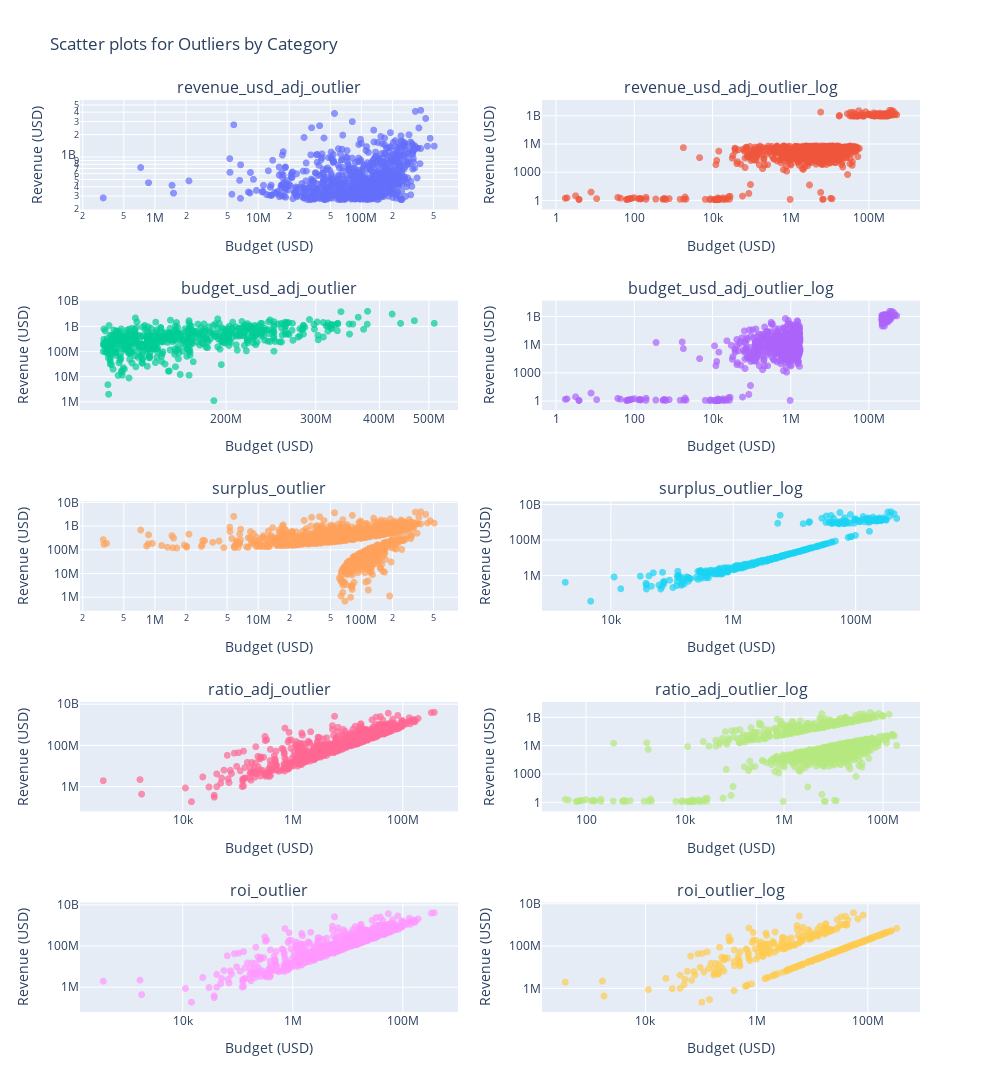

The cell this chart's notebook holds for it:
### Code cell
outlier_features = ['revenue_usd_adj_outlier', 'revenue_usd_adj_outlier_log',
                    'budget_usd_adj_outlier', 'budget_usd_adj_outlier_log',
                    'surplus_outlier', 'surplus_outlier_log',
                    'ratio_adj_outlier', 'ratio_adj_outlier_log',
                    'roi_outlier', 'roi_outlier_log']
# Create subplots
fig = make_subplots(rows=5, cols=2, subplot_titles=outlier_features)

# Adding scatter plots to the respective subplot
for i, feature in enumerate(outlier_features):
    row = i // 2 + 1
    col = i % 2 + 1
    filtered_data = movie[movie[feature]]  # Filter data for outliers
    fig.add_trace(
        go.Scattergl(x=filtered_data['budget_usd_adj'], y=filtered_data['revenue_usd_adj'],
                     mode='markers', name=feature,
                     marker=dict(size=7, opacity=0.7)),
        row=row, col=col
    )

# Update axes and layout
fig.update_xaxes(type='log', title_text='Budget (USD)')
fig.update_yaxes(type='log', title_text='Revenue (USD)')
fig.update_layout(height=1500, width=1000, title_text="Scatter plots for Outliers by Category", showlegend=False)

# Show plot
fig.show()

### Figure 1 — Plotly figure (JSON) as saved in the notebook; plotly's stock layout.template omitted (floating-point values rounded to 4 significant figures; data arrays with more than 128 entries replaced by an {"elided": "..."} marker saying what was removed)
{"data": [{"marker": {"opacity": 0.7, "size": 7}, "mode": "markers", "name": "revenue_usd_adj_outlier", "type": "scattergl", "x": {"elided": "838 float values"}, "xaxis": "x", "y": {"elided": "838 float values"}, "yaxis": "y"}, {"marker": {"opacity": 0.7, "size": 7}, "mode": "markers", "name": "revenue_usd_adj_outlier_log", "type": "scattergl", "x": {"elided": "837 float values"}, "xaxis": "x2", "y": {"elided": "837 float values"}, "yaxis": "y2"}, {"marker": {"opacity": 0.7, "size": 7}, "mode": "markers", "name": "budget_usd_adj_outlier", "type": "scattergl", "x": {"elided": "586 float values"}, "xaxis": "x3", "y": {"elided": "586 float values"}, "yaxis": "y3"}, {"marker": {"opacity": 0.7, "size": 7}, "mode": "markers", "name": "budget_usd_adj_outlier_log", "type": "scattergl", "x": {"elided": "797 float values"}, "xaxis": "x4", "y": {"elided": "797 float values"}, "yaxis": "y4"}, {"marker": {"opacity": 0.7, "size": 7}, "mode": "markers", "name": "surplus_outlier", "type": "scattergl", "x": {"elided": "1174 float values"}, "xaxis": "x5", "y": {"elided": "1174 float values"}, "yaxis": "y5"}, {"marker": {"opacity": 0.7, "size": 7}, "mode": "markers", "name": "surplus_outlier_log", "type": "scattergl", "x": {"elided": "327 float values"}, "xaxis": "x6", "y": {"elided": "327 float values"}, "yaxis": "y6"}, {"marker": {"opacity": 0.7, "size": 7}, "mode": "markers", "name": "ratio_adj_outlier", "type": "scattergl", "x": {"elided": "698 float values"}, "xaxis": "x7", "y": {"elided": "698 float values"}, "yaxis": "y7"}, {"marker": {"opacity": 0.7, "size": 7}, "mode": "markers", "name": "ratio_adj_outlier_log", "type": "scattergl", "x": {"elided": "1106 float values"}, "xaxis": "x8", "y": {"elided": "1106 float values"}, "yaxis": "y8"}, {"marker": {"opacity": 0.7, "size": 7}, "mode": "markers", "name": "roi_outlier", "type": "scattergl", "x": {"elided": "698 float values"}, "xaxis": "x9", "y": {"elided": "698 float values"}, "yaxis": "y9"}, {"marker": {"opacity": 0.7, "size": 7}, "mode": "markers", "name": "roi_outlier_log", "type": "scattergl", "x": {"elided": "408 float values"}, "xaxis": "x10", "y": {"elided": "408 float values"}, "yaxis": "y10"}], "layout": {"annotations": [{"font": {"size": 16}, "showarrow": false, "text": "revenue_usd_adj_outlier", "x": 0.225, "xanchor": "center", "xref": "paper", "y": 1, "yanchor": "bottom", "yref": "paper"}, {"font": {"size": 16}, "showarrow": false, "text": "revenue_usd_adj_outlier_log", "x": 0.775, "xanchor": "center", "xref": "paper", "y": 1, "yanchor": "bottom", "yref": "paper"}, {"font": {"size": 16}, "showarrow": false, "text": "budget_usd_adj_outlier", "x": 0.225, "xanchor": "center", "xref": "paper", "y": 0.78, "yanchor": "bottom", "yref": "paper"}, {"font": {"size": 16}, "showarrow": false, "text": "budget_usd_adj_outlier_log", "x": 0.775, "xanchor": "center", "xref": "paper", "y": 0.78, "yanchor": "bottom", "yref": "paper"}, {"font": {"size": 16}, "showarrow": false, "text": "surplus_outlier", "x": 0.225, "xanchor": "center", "xref": "paper", "y": 0.56, "yanchor": "bottom", "yref": "paper"}, {"font": {"size": 16}, "showarrow": false, "text": "surplus_outlier_log", "x": 0.775, "xanchor": "center", "xref": "paper", "y": 0.56, "yanchor": "bottom", "yref": "paper"}, {"font": {"size": 16}, "showarrow": false, "text": "ratio_adj_outlier", "x": 0.225, "xanchor": "center", "xref": "paper", "y": 0.34, "yanchor": "bottom", "yref": "paper"}, {"font": {"size": 16}, "showarrow": false, "text": "ratio_adj_outlier_log", "x": 0.775, "xanchor": "center", "xref": "paper", "y": 0.34, "yanchor": "bottom", "yref": "paper"}, {"font": {"size": 16}, "showarrow": false, "text": "roi_outlier", "x": 0.225, "xanchor": "center", "xref": "paper", "y": 0.12, "yanchor": "bottom", "yref": "paper"}, {"font": {"size": 16}, "showarrow": false, "text": "roi_outlier_log", "x": 0.775, "xanchor": "center", "xref": "paper", "y": 0.12, "yanchor": "bottom", "yref": "paper"}], "height": 1500, "showlegend": false, "title": {"text": "Scatter plots for Outliers by Category"}, "width": 1000, "xaxis": {"anchor": "y", "domain": [0, 0.45], "title": {"text": "Budget (USD)"}, "type": "log"}, "xaxis10": {"anchor": "y10", "domain": [0.55, 1], "title": {"text": "Budget (USD)"}, "type": "log"}, "xaxis2": {"anchor": "y2", "domain": [0.55, 1], "title": {"text": "Budget (USD)"}, "type": "log"}, "xaxis3": {"anchor": "y3", "domain": [0, 0.45], "title": {"text": "Budget (USD)"}, "type": "log"}, "xaxis4": {"anchor": "y4", "domain": [0.55, 1], "title": {"text": "Budget (USD)"}, "type": "log"}, "xaxis5": {"anchor": "y5", "domain": [0, 0.45], "title": {"text": "Budget (USD)"}, "type": "log"}, "xaxis6": {"anchor": "y6", "domain": [0.55, 1], "title": {"text": "Budget (USD)"}, "type": "log"}, "xaxis7": {"anchor": "y7", "domain": [0, 0.45], "title": {"text": "Budget (USD)"}, "type": "log"}, "xaxis8": {"anchor": "y8", "domain": [0.55, 1], "title": {"text": "Budget (USD)"}, "type": "log"}, "xaxis9": {"anchor": "y9", "domain": [0, 0.45], "title": {"text": "Budget (USD)"}, "type": "log"}, "yaxis": {"anchor": "x", "domain": [0.88, 1], "title": {"text": "Revenue (USD)"}, "type": "log"}, "yaxis10": {"anchor": "x10", "domain": [0, 0.12], "title": {"text": "Revenue (USD)"}, "type": "log"}, "yaxis2": {"anchor": "x2", "domain": [0.88, 1], "title": {"text": "Revenue (USD)"}, "type": "log"}, "yaxis3": {"anchor": "x3", "domain": [0.66, 0.78], "title": {"text": "Revenue (USD)"}, "type": "log"}, "yaxis4": {"anchor": "x4", "domain": [0.66, 0.78], "title": {"text": "Revenue (USD)"}, "type": "log"}, "yaxis5": {"anchor": "x5", "domain": [0.44, 0.56], "title": {"text": "Revenue (USD)"}, "type": "log"}, "yaxis6": {"anchor": "x6", "domain": [0.44, 0.56], "title": {"text": "Revenue (USD)"}, "type": "log"}, "yaxis7": {"anchor": "x7", "domain": [0.22, 0.34], "title": {"text": "Revenue (USD)"}, "type": "log"}, "yaxis8": {"anchor": "x8", "domain": [0.22, 0.34], "title": {"text": "Revenue (USD)"}, "type": "log"}, "yaxis9": {"anchor": "x9", "domain": [0, 0.12], "title": {"text": "Revenue (USD)"}, "type": "log"}}}
